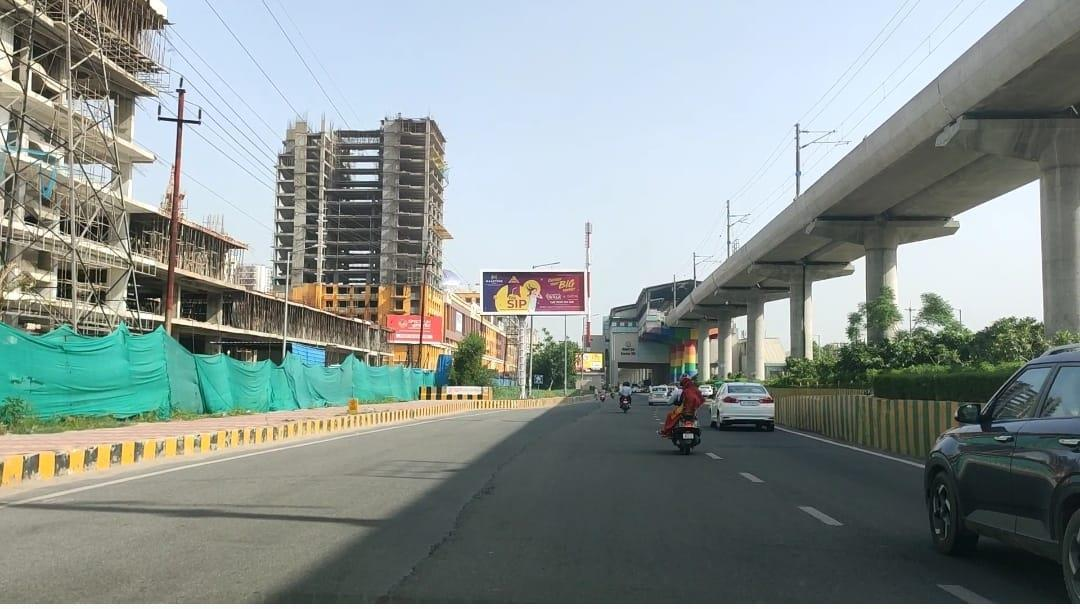
#> input picture img52.jpg, 1080 x 609 px
$ python -i improve.py   (imports and definitions only)
#> lines starting #> are read from the running program, lines starting #| are printed output that depends on the picture
#> in main, image is the input picture: shape (609, 1080, 3); mean B, G, R 143.5, 146.5, 136.6
import cv2
import numpy as np
from ultralytics import YOLO
from sklearn.cluster import DBSCAN
import math
import argparse

# Constants
REFERENCE_BILLBOARD_WIDTH = 6.0  # Reference billboard width in meters
REFERENCE_BILLBOARD_HEIGHT = 3.0  # Reference billboard height in meters
REFERENCE_DISTANCE = 50.0  # Reference distance in meters for focal length calibration
REFERENCE_FOCAL_LENGTH = 1000.0  # Reference focal length in pixels

# Load YOLOv8 model
# [1 line that did not run here, left out]

def detect_lanes(image):
    """Detect lanes using edge detection and Hough Transform."""
    gray = cv2.cvtColor(image, cv2.COLOR_BGR2GRAY)
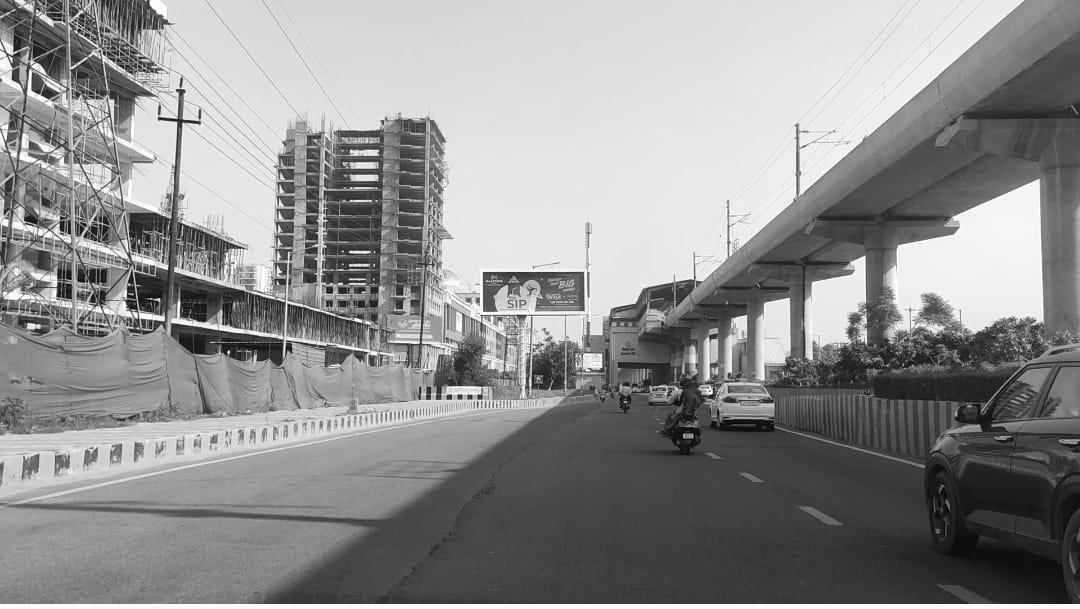
#> gray: shape (609, 1080); min 1, max 255, mean 143.2
    edges = cv2.Canny(gray, 50, 150)
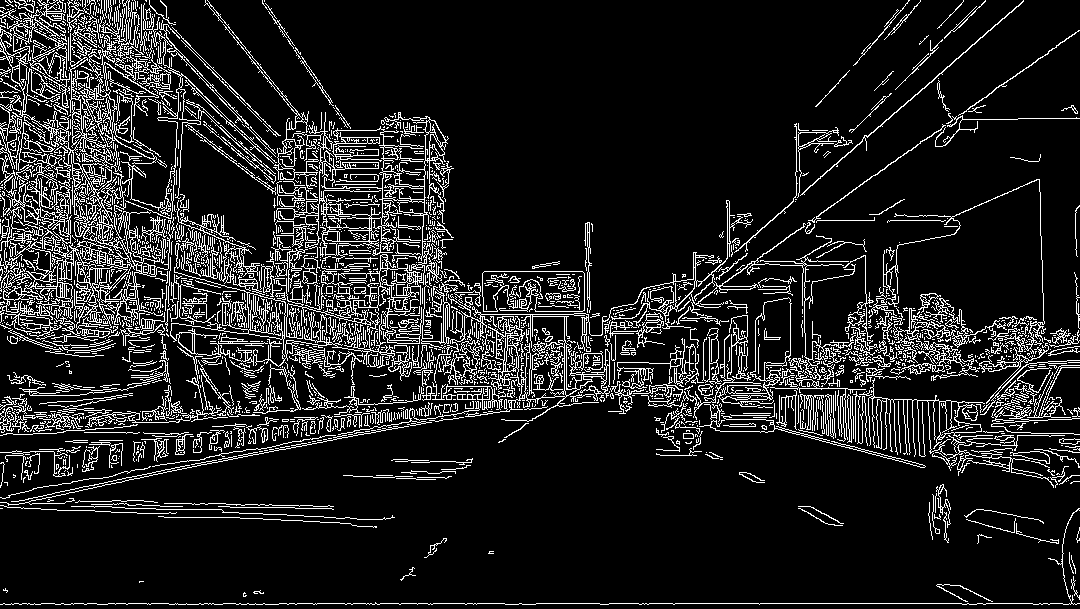
#> edges: shape (609, 1080); 12.3% white in thin lines or dots
    lines = cv2.HoughLinesP(edges, 1, np.pi / 180, 50, minLineLength=50, maxLineGap=200)
#> lines = 391 rows, first 6: [3, 603, 1079, 603], [0, 270, 1079, 441], [1, 284, 1051, 451], [33, 488, 1078, 304], [1, 258, 1060, 370], [0, 290, 1076, 461]
    return [line[0] for line in lines] if lines is not None else []

def estimate_road_width(image, lanes):
    """Estimate road width if lanes are missing by detecting road edges."""
    if lanes:
        return None  # Lanes detected, no need to estimate width

    gray = cv2.cvtColor(image, cv2.COLOR_BGR2GRAY)
    edges = cv2.Canny(gray, 50, 150)
    contours, _ = cv2.findContours(edges, cv2.RETR_EXTERNAL, cv2.CHAIN_APPROX_SIMPLE)
    if not contours:
        return None

    left_edge = min(contours, key=lambda c: cv2.boundingRect(c)[0])
    right_edge = max(contours, key=lambda c: cv2.boundingRect(c)[0])
    x1, _, w1, _ = cv2.boundingRect(left_edge)
    x2, _, w2, _ = cv2.boundingRect(right_edge)
    return (x2 + w2) - x1  # Estimated road width

def detect_corners(image):
    """Detect road corners using Shi-Tomasi."""
    gray = cv2.cvtColor(image, cv2.COLOR_BGR2GRAY)
    corners = cv2.goodFeaturesToTrack(gray, 100, 0.01, 10)
    return np.int64(corners) if corners is not None else []

def detect_billboards_yolo(image, conf_threshold=0.5):
    """Detect billboards using YOLOv8 with a confidence threshold."""
    results = model(image)
    billboards = []

    for r in results:
        for box, conf in zip(r.boxes.xyxy.cpu().numpy(), r.boxes.conf.cpu().numpy()):
            if conf >= conf_threshold:
                x_min, y_min, x_max, y_max = box
                billboards.append((int(x_min), int(y_min), int(x_max), int(y_max)))
    return billboards

# [30 lines left out: functions classify_billboard_position, detect_occlusion, detect_cluttered_billboards, not called in this run]

def calculate_focal_length(perceived_width, distance):
    """Calculate focal length dynamically based on perceived width and distance."""
    return (perceived_width * distance) / REFERENCE_BILLBOARD_WIDTH

# [74 lines left out: functions estimate_billboard_distance, estimate_billboard_real_world_dimensions, estimate_billboard_angle, estimate_billboard_elevation, calculate_setback_distance, detect_non_billboard_objects, not called in this run]

def main(image_path):
    image = cv2.imread(image_path)

    if image is None:
        print(f"Error: Could not load image from {image_path}")
        return

    lanes = detect_lanes(image)
#> lanes = 391 items, first 6: [3, 603, 1079, 603], [0, 270, 1079, 441], [1, 284, 1051, 451], [33, 488, 1078, 304], [1, 258, 1060, 370], [0, 290, 1076, 461]
    road_width = estimate_road_width(image, lanes)
    corners = detect_corners(image)
#> in detect_corners, `corners = cv2.goodFeaturesToTrack(gray, 100, 0.01, 10)`: corners = 100 rows, first 8: [288, 304], [349, 265], [228, 350], [14, 50], [349, 252], [483, 272], [136, 317], [378, 150]
    billboards = detect_billboards_yolo(image)
    non_billboard_objects = detect_non_billboard_objects(image)
    occlusion_rates = detect_occlusion(billboards, non_billboard_objects)
    cluttered_billboards = detect_cluttered_billboards(billboards)

    # Estimate focal length dynamically
    if billboards:
        first_bbox = billboards[0]
        x_min, _, x_max, _ = first_bbox
        perceived_width = x_max - x_min
        focal_length = calculate_focal_length(perceived_width, REFERENCE_DISTANCE)
    else:
        focal_length = REFERENCE_FOCAL_LENGTH  # Default focal length

    distances = [estimate_billboard_distance(bbox, focal_length) for bbox in billboards]
    real_world_dimensions = [estimate_billboard_real_world_dimensions(bbox, distance, focal_length)
                            for bbox, distance in zip(billboards, distances)]
    elevations = [estimate_billboard_elevation(bbox, image.shape[0]) for bbox in billboards]
    angles = [estimate_billboard_angle(bbox, road_width, image.shape[1]) for bbox in billboards]
    setback_distances = [calculate_setback_distance(bbox, corners) for bbox in billboards]

    print(f"\n[INFO] Detected {len(lanes)} lanes.")
    print(f"[INFO] Estimated Road Width: {road_width} pixels" if road_width else "[INFO] Lanes detected, no width estimation needed.")
    print(f"[INFO] Detected {len(corners)} road corners.")
    print(f"[INFO] Detected {len(billboards)} billboards.")
    print(f"[INFO] Detected {len(cluttered_billboards)} cluttered billboards.\n")

    for i, bbox in enumerate(billboards):
        position = classify_billboard_position(bbox, image.shape[1])
        occlusion = occlusion_rates[i]
        distance = distances[i]
        real_width, real_height = real_world_dimensions[i]
        elevation = elevations[i]
        angle = angles[i] if angles[i] is not None else 0  # Default value if None
        setback_distance = setback_distances[i]

        print(f"Billboard {i+1}: Position: {position}, "
              f"Occlusion: {occlusion:.2f}%, "
              f"Distance: {distance:.2f} meters, "
              f"Real-World Dimensions: {real_width:.2f}m x {real_height:.2f}m, "
              f"Elevation: {elevation:.2f} pixels, "
              f"Angle: {angle:.2f}°, "
              f"Setback Distance: {setback_distance:.2f} pixels")


# [7 lines not run here, left out]

#> (the run stopped early here; a loop or call above may not have finished)
